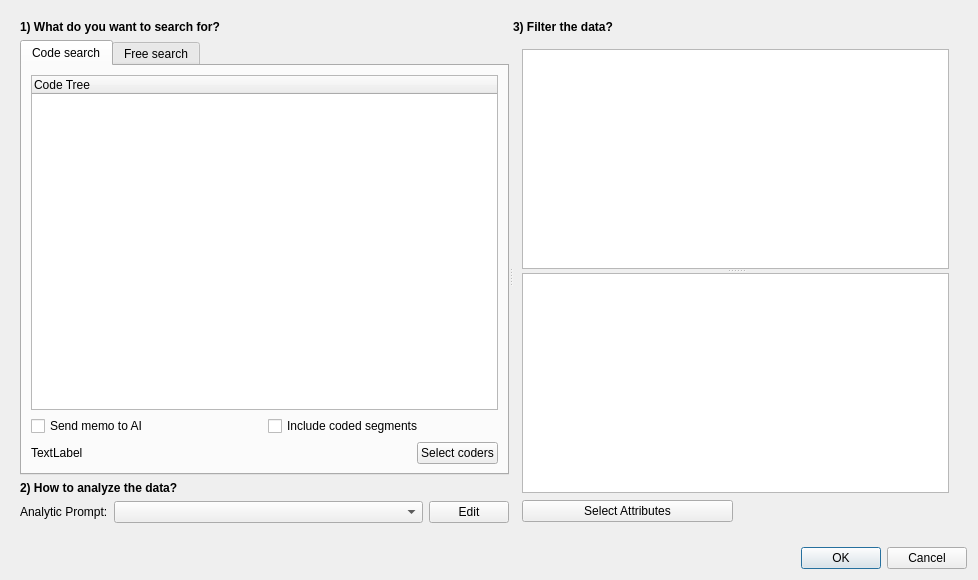
<?xml version="1.0" encoding="UTF-8"?>
<ui version="4.0">
 <class>Dialog_AiSearch</class>
 <widget class="QDialog" name="Dialog_AiSearch">
  <property name="windowModality">
   <enum>Qt::NonModal</enum>
  </property>
  <property name="geometry">
   <rect>
    <x>0</x>
    <y>0</y>
    <width>978</width>
    <height>580</height>
   </rect>
  </property>
  <property name="windowTitle">
   <string>AI search</string>
  </property>
  <layout class="QGridLayout" name="gridLayout_2">
   <item row="1" column="0">
    <widget class="QDialogButtonBox" name="buttonBox">
     <property name="standardButtons">
      <set>QDialogButtonBox::Cancel|QDialogButtonBox::Ok</set>
     </property>
    </widget>
   </item>
   <item row="0" column="0">
    <widget class="QGroupBox" name="groupBox_2">
     <property name="styleSheet">
      <string notr="true">QGroupBox {border: none}</string>
     </property>
     <property name="title">
      <string/>
     </property>
     <property name="flat">
      <bool>false</bool>
     </property>
     <layout class="QHBoxLayout" name="horizontalLayout_4">
      <item>
       <widget class="QSplitter" name="splitter_code_tree">
        <property name="orientation">
         <enum>Qt::Horizontal</enum>
        </property>
        <property name="opaqueResize">
         <bool>true</bool>
        </property>
        <property name="childrenCollapsible">
         <bool>false</bool>
        </property>
        <widget class="QWidget" name="widget_what" native="true">
         <property name="sizePolicy">
          <sizepolicy hsizetype="Preferred" vsizetype="Preferred">
           <horstretch>0</horstretch>
           <verstretch>0</verstretch>
          </sizepolicy>
         </property>
         <layout class="QVBoxLayout" name="verticalLayout">
          <property name="leftMargin">
           <number>0</number>
          </property>
          <property name="topMargin">
           <number>0</number>
          </property>
          <property name="rightMargin">
           <number>0</number>
          </property>
          <property name="bottomMargin">
           <number>9</number>
          </property>
          <item>
           <widget class="QLabel" name="label_what">
            <property name="font">
             <font>
              <bold>true</bold>
             </font>
            </property>
            <property name="text">
             <string>1) What do you want to search for?</string>
            </property>
           </widget>
          </item>
          <item>
           <widget class="QTabWidget" name="tabWidget">
            <property name="currentIndex">
             <number>0</number>
            </property>
            <widget class="QWidget" name="tab_code_search">
             <attribute name="title">
              <string>Code search</string>
             </attribute>
             <layout class="QVBoxLayout" name="verticalLayout_2">
              <item>
               <widget class="QTreeWidget" name="treeWidget">
                <property name="toolTip">
                 <string>Please select a code or category</string>
                </property>
                <column>
                 <property name="text">
                  <string notr="true">Code Tree</string>
                 </property>
                </column>
               </widget>
              </item>
              <item>
               <widget class="QWidget" name="widget_3" native="true">
                <layout class="QHBoxLayout" name="horizontalLayout_3">
                 <property name="spacing">
                  <number>6</number>
                 </property>
                 <property name="leftMargin">
                  <number>0</number>
                 </property>
                 <property name="topMargin">
                  <number>0</number>
                 </property>
                 <property name="rightMargin">
                  <number>0</number>
                 </property>
                 <property name="bottomMargin">
                  <number>0</number>
                 </property>
                 <item>
                  <widget class="QCheckBox" name="checkBox_send_memos">
                   <property name="statusTip">
                    <string>Send not only the name but also the memo associated with a code to the AI?</string>
                   </property>
                   <property name="text">
                    <string>Send memo to AI</string>
                   </property>
                   <property name="checked">
                    <bool>false</bool>
                   </property>
                  </widget>
                 </item>
                 <item>
                  <widget class="QCheckBox" name="checkBox_coded_segments">
                   <property name="toolTip">
                    <string>If deselected (default), the AI searches for new material only. Segments already coded with this code are excluded from the results.</string>
                   </property>
                   <property name="text">
                    <string>Include coded segments</string>
                   </property>
                  </widget>
                 </item>
                </layout>
               </widget>
              </item>
              <item>
               <widget class="QWidget" name="widget_coder" native="true">
                <layout class="QHBoxLayout" name="horizontalLayout_5">
                 <property name="leftMargin">
                  <number>0</number>
                 </property>
                 <property name="topMargin">
                  <number>0</number>
                 </property>
                 <property name="rightMargin">
                  <number>0</number>
                 </property>
                 <property name="bottomMargin">
                  <number>0</number>
                 </property>
                 <item>
                  <widget class="QLabel" name="label_coder">
                   <property name="text">
                    <string>TextLabel</string>
                   </property>
                  </widget>
                 </item>
                 <item>
                  <spacer name="horizontalSpacer">
                   <property name="orientation">
                    <enum>Qt::Horizontal</enum>
                   </property>
                   <property name="sizeHint" stdset="0">
                    <size>
                     <width>9</width>
                     <height>20</height>
                    </size>
                   </property>
                  </spacer>
                 </item>
                 <item>
                  <widget class="QPushButton" name="pushButton_coder">
                   <property name="text">
                    <string>Select coders</string>
                   </property>
                  </widget>
                 </item>
                </layout>
               </widget>
              </item>
             </layout>
            </widget>
            <widget class="QWidget" name="tab_free_search">
             <attribute name="title">
              <string>Free search</string>
             </attribute>
             <layout class="QVBoxLayout" name="verticalLayout_3">
              <item>
               <widget class="QLabel" name="label">
                <property name="text">
                 <string>Topic or phenomenon to search for:</string>
                </property>
               </widget>
              </item>
              <item>
               <widget class="QLineEdit" name="lineEdit_free_topic">
                <property name="toolTip">
                 <string>Enter a good descriptive name for what you are looking for.</string>
                </property>
               </widget>
              </item>
              <item>
               <widget class="QLabel" name="label_2">
                <property name="text">
                 <string>Description:</string>
                </property>
               </widget>
              </item>
              <item>
               <widget class="QTextEdit" name="textEdit_free_description">
                <property name="toolTip">
                 <string>Give a short description so that the AI can better understand what you are looking for</string>
                </property>
               </widget>
              </item>
             </layout>
            </widget>
           </widget>
          </item>
          <item>
           <widget class="QLabel" name="label_how">
            <property name="font">
             <font>
              <bold>true</bold>
             </font>
            </property>
            <property name="text">
             <string>2) How to analyze the data?</string>
            </property>
           </widget>
          </item>
          <item>
           <widget class="QWidget" name="widget_2" native="true">
            <layout class="QHBoxLayout" name="horizontalLayout_2">
             <property name="leftMargin">
              <number>0</number>
             </property>
             <property name="topMargin">
              <number>0</number>
             </property>
             <property name="rightMargin">
              <number>0</number>
             </property>
             <property name="bottomMargin">
              <number>0</number>
             </property>
             <item>
              <widget class="QLabel" name="label_5">
               <property name="sizePolicy">
                <sizepolicy hsizetype="Minimum" vsizetype="Preferred">
                 <horstretch>0</horstretch>
                 <verstretch>0</verstretch>
                </sizepolicy>
               </property>
               <property name="text">
                <string>Analytic Prompt:</string>
               </property>
              </widget>
             </item>
             <item>
              <widget class="QComboBox" name="comboBox_prompts">
               <property name="sizePolicy">
                <sizepolicy hsizetype="Expanding" vsizetype="Fixed">
                 <horstretch>0</horstretch>
                 <verstretch>0</verstretch>
                </sizepolicy>
               </property>
              </widget>
             </item>
             <item>
              <widget class="QPushButton" name="pushButton_change_prompt">
               <property name="sizePolicy">
                <sizepolicy hsizetype="Preferred" vsizetype="Fixed">
                 <horstretch>0</horstretch>
                 <verstretch>0</verstretch>
                </sizepolicy>
               </property>
               <property name="toolTip">
                <string>Edit prompt or create your own (advanced option)</string>
               </property>
               <property name="text">
                <string> Edit </string>
               </property>
              </widget>
             </item>
            </layout>
           </widget>
          </item>
         </layout>
        </widget>
        <widget class="QWidget" name="widget_where" native="true">
         <property name="sizePolicy">
          <sizepolicy hsizetype="Preferred" vsizetype="Preferred">
           <horstretch>0</horstretch>
           <verstretch>0</verstretch>
          </sizepolicy>
         </property>
         <layout class="QVBoxLayout" name="verticalLayout_4">
          <property name="leftMargin">
           <number>0</number>
          </property>
          <property name="topMargin">
           <number>0</number>
          </property>
          <property name="rightMargin">
           <number>0</number>
          </property>
          <property name="bottomMargin">
           <number>0</number>
          </property>
          <item>
           <widget class="QLabel" name="label_filter">
            <property name="font">
             <font>
              <bold>true</bold>
             </font>
            </property>
            <property name="text">
             <string>3) Filter the data?</string>
            </property>
           </widget>
          </item>
          <item>
           <widget class="QWidget" name="widget_case_files" native="true">
            <property name="sizePolicy">
             <sizepolicy hsizetype="Preferred" vsizetype="Expanding">
              <horstretch>0</horstretch>
              <verstretch>0</verstretch>
             </sizepolicy>
            </property>
            <layout class="QVBoxLayout" name="verticalLayout_5">
             <item>
              <widget class="QSplitter" name="splitter_case_files">
               <property name="orientation">
                <enum>Qt::Vertical</enum>
               </property>
               <property name="childrenCollapsible">
                <bool>false</bool>
               </property>
               <widget class="QListWidget" name="listWidget_files"/>
               <widget class="QListWidget" name="listWidget_cases"/>
              </widget>
             </item>
             <item>
              <widget class="QWidget" name="widget_attributes" native="true">
               <property name="sizePolicy">
                <sizepolicy hsizetype="Preferred" vsizetype="Minimum">
                 <horstretch>0</horstretch>
                 <verstretch>0</verstretch>
                </sizepolicy>
               </property>
               <property name="minimumSize">
                <size>
                 <width>0</width>
                 <height>24</height>
                </size>
               </property>
               <layout class="QHBoxLayout" name="horizontalLayout">
                <property name="leftMargin">
                 <number>0</number>
                </property>
                <property name="topMargin">
                 <number>0</number>
                </property>
                <property name="rightMargin">
                 <number>0</number>
                </property>
                <property name="bottomMargin">
                 <number>0</number>
                </property>
                <item>
                 <widget class="QPushButton" name="pushButton_attributeselect">
                  <property name="toolTip">
                   <string>Filter with the help of attributes</string>
                  </property>
                  <property name="text">
                   <string>Select Attributes</string>
                  </property>
                 </widget>
                </item>
                <item>
                 <widget class="QLabel" name="label_attributes">
                  <property name="maximumSize">
                   <size>
                    <width>400</width>
                    <height>24</height>
                   </size>
                  </property>
                  <property name="text">
                   <string/>
                  </property>
                 </widget>
                </item>
               </layout>
              </widget>
             </item>
            </layout>
           </widget>
          </item>
         </layout>
        </widget>
       </widget>
      </item>
     </layout>
    </widget>
   </item>
  </layout>
 </widget>
 <resources/>
 <connections/>
</ui>
